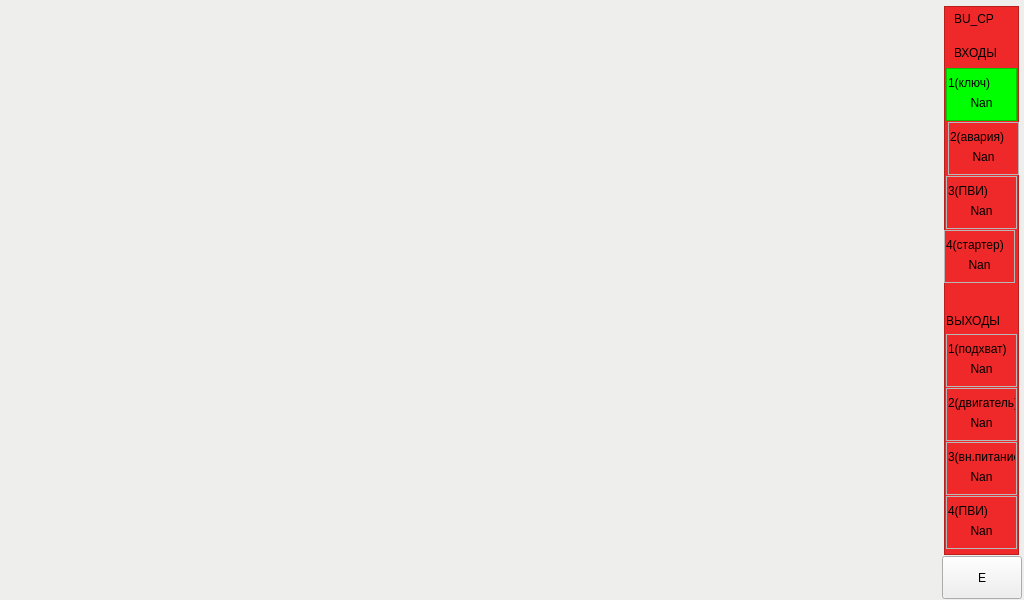
<?xml version="1.0" encoding="UTF-8"?>
<ui version="4.0">
 <class>ServiceBUConfigForm</class>
 <widget class="QWidget" name="ServiceBUConfigForm">
  <property name="geometry">
   <rect>
    <x>0</x>
    <y>0</y>
    <width>1024</width>
    <height>600</height>
   </rect>
  </property>
  <property name="windowTitle">
   <string>Form</string>
  </property>
  <widget class="QFrame" name="frame_background">
   <property name="geometry">
    <rect>
     <x>0</x>
     <y>0</y>
     <width>1024</width>
     <height>600</height>
    </rect>
   </property>
   <property name="styleSheet">
    <string notr="true">QFrame#frame_background
{
	background-color: rgb(238, 238, 236);
}</string>
   </property>
   <property name="frameShape">
    <enum>QFrame::NoFrame</enum>
   </property>
   <property name="frameShadow">
    <enum>QFrame::Plain</enum>
   </property>
   <widget class="QPushButton" name="pushButton_exit">
    <property name="geometry">
     <rect>
      <x>942</x>
      <y>556</y>
      <width>80</width>
      <height>43</height>
     </rect>
    </property>
    <property name="styleSheet">
     <string notr="true"/>
    </property>
    <property name="text">
     <string>E</string>
    </property>
   </widget>
   <widget class="QFrame" name="frame_buCP">
    <property name="geometry">
     <rect>
      <x>944</x>
      <y>6</y>
      <width>75</width>
      <height>549</height>
     </rect>
    </property>
    <property name="styleSheet">
     <string notr="true">QFrame#frame_buCP
{
  background-color: rgb(239, 41, 41);
}</string>
    </property>
    <property name="frameShape">
     <enum>QFrame::StyledPanel</enum>
    </property>
    <property name="frameShadow">
     <enum>QFrame::Raised</enum>
    </property>
    <widget class="QLabel" name="label_1">
     <property name="geometry">
      <rect>
       <x>10</x>
       <y>4</y>
       <width>53</width>
       <height>17</height>
      </rect>
     </property>
     <property name="text">
      <string>BU_CP</string>
     </property>
    </widget>
    <widget class="QLabel" name="label_2">
     <property name="geometry">
      <rect>
       <x>10</x>
       <y>38</y>
       <width>55</width>
       <height>17</height>
      </rect>
     </property>
     <property name="text">
      <string>ВХОДЫ</string>
     </property>
    </widget>
    <widget class="QFrame" name="frame_in1">
     <property name="geometry">
      <rect>
       <x>2</x>
       <y>62</y>
       <width>71</width>
       <height>53</height>
      </rect>
     </property>
     <property name="styleSheet">
      <string notr="true">QFrame#frame_in1
{
  background-color: rgb(0, 255, 0);
}</string>
     </property>
     <property name="frameShape">
      <enum>QFrame::StyledPanel</enum>
     </property>
     <property name="frameShadow">
      <enum>QFrame::Raised</enum>
     </property>
     <widget class="QLabel" name="label_in1_value">
      <property name="geometry">
       <rect>
        <x>6</x>
        <y>26</y>
        <width>59</width>
        <height>17</height>
       </rect>
      </property>
      <property name="text">
       <string>Nan</string>
      </property>
      <property name="alignment">
       <set>Qt::AlignCenter</set>
      </property>
     </widget>
     <widget class="QLabel" name="label_in1">
      <property name="geometry">
       <rect>
        <x>2</x>
        <y>6</y>
        <width>67</width>
        <height>17</height>
       </rect>
      </property>
      <property name="text">
       <string>1(ключ)</string>
      </property>
     </widget>
    </widget>
    <widget class="QFrame" name="frame_in2">
     <property name="geometry">
      <rect>
       <x>4</x>
       <y>116</y>
       <width>71</width>
       <height>53</height>
      </rect>
     </property>
     <property name="frameShape">
      <enum>QFrame::StyledPanel</enum>
     </property>
     <property name="frameShadow">
      <enum>QFrame::Raised</enum>
     </property>
     <widget class="QLabel" name="label_in2_value">
      <property name="geometry">
       <rect>
        <x>6</x>
        <y>26</y>
        <width>59</width>
        <height>17</height>
       </rect>
      </property>
      <property name="text">
       <string>Nan</string>
      </property>
      <property name="alignment">
       <set>Qt::AlignCenter</set>
      </property>
     </widget>
     <widget class="QLabel" name="label_in2">
      <property name="geometry">
       <rect>
        <x>2</x>
        <y>6</y>
        <width>67</width>
        <height>17</height>
       </rect>
      </property>
      <property name="text">
       <string>2(авария)</string>
      </property>
     </widget>
    </widget>
    <widget class="QFrame" name="frame_in3">
     <property name="geometry">
      <rect>
       <x>2</x>
       <y>170</y>
       <width>71</width>
       <height>53</height>
      </rect>
     </property>
     <property name="frameShape">
      <enum>QFrame::StyledPanel</enum>
     </property>
     <property name="frameShadow">
      <enum>QFrame::Raised</enum>
     </property>
     <widget class="QLabel" name="label_in3_value">
      <property name="geometry">
       <rect>
        <x>6</x>
        <y>26</y>
        <width>59</width>
        <height>17</height>
       </rect>
      </property>
      <property name="text">
       <string>Nan</string>
      </property>
      <property name="alignment">
       <set>Qt::AlignCenter</set>
      </property>
     </widget>
     <widget class="QLabel" name="label_in3">
      <property name="geometry">
       <rect>
        <x>2</x>
        <y>6</y>
        <width>67</width>
        <height>17</height>
       </rect>
      </property>
      <property name="text">
       <string>3(ПВИ)</string>
      </property>
     </widget>
    </widget>
    <widget class="QFrame" name="frame_in4">
     <property name="geometry">
      <rect>
       <x>0</x>
       <y>224</y>
       <width>71</width>
       <height>53</height>
      </rect>
     </property>
     <property name="frameShape">
      <enum>QFrame::StyledPanel</enum>
     </property>
     <property name="frameShadow">
      <enum>QFrame::Raised</enum>
     </property>
     <widget class="QLabel" name="label_in4_value">
      <property name="geometry">
       <rect>
        <x>6</x>
        <y>26</y>
        <width>59</width>
        <height>17</height>
       </rect>
      </property>
      <property name="text">
       <string>Nan</string>
      </property>
      <property name="alignment">
       <set>Qt::AlignCenter</set>
      </property>
     </widget>
     <widget class="QLabel" name="label_in4">
      <property name="geometry">
       <rect>
        <x>2</x>
        <y>6</y>
        <width>67</width>
        <height>17</height>
       </rect>
      </property>
      <property name="text">
       <string>4(стартер)</string>
      </property>
     </widget>
    </widget>
    <widget class="QLabel" name="label_3">
     <property name="geometry">
      <rect>
       <x>2</x>
       <y>306</y>
       <width>69</width>
       <height>17</height>
      </rect>
     </property>
     <property name="text">
      <string>ВЫХОДЫ</string>
     </property>
    </widget>
    <widget class="QFrame" name="frame_out1">
     <property name="geometry">
      <rect>
       <x>2</x>
       <y>328</y>
       <width>71</width>
       <height>53</height>
      </rect>
     </property>
     <property name="frameShape">
      <enum>QFrame::StyledPanel</enum>
     </property>
     <property name="frameShadow">
      <enum>QFrame::Raised</enum>
     </property>
     <widget class="QLabel" name="label_out1_value">
      <property name="geometry">
       <rect>
        <x>6</x>
        <y>26</y>
        <width>59</width>
        <height>17</height>
       </rect>
      </property>
      <property name="text">
       <string>Nan</string>
      </property>
      <property name="alignment">
       <set>Qt::AlignCenter</set>
      </property>
     </widget>
     <widget class="QLabel" name="label_out1">
      <property name="geometry">
       <rect>
        <x>2</x>
        <y>6</y>
        <width>67</width>
        <height>17</height>
       </rect>
      </property>
      <property name="text">
       <string>1(подхват)</string>
      </property>
     </widget>
    </widget>
    <widget class="QFrame" name="frame_out2">
     <property name="geometry">
      <rect>
       <x>2</x>
       <y>382</y>
       <width>71</width>
       <height>53</height>
      </rect>
     </property>
     <property name="frameShape">
      <enum>QFrame::StyledPanel</enum>
     </property>
     <property name="frameShadow">
      <enum>QFrame::Raised</enum>
     </property>
     <widget class="QLabel" name="label_out2_value">
      <property name="geometry">
       <rect>
        <x>6</x>
        <y>26</y>
        <width>59</width>
        <height>17</height>
       </rect>
      </property>
      <property name="text">
       <string>Nan</string>
      </property>
      <property name="alignment">
       <set>Qt::AlignCenter</set>
      </property>
     </widget>
     <widget class="QLabel" name="label_out2">
      <property name="geometry">
       <rect>
        <x>2</x>
        <y>6</y>
        <width>67</width>
        <height>17</height>
       </rect>
      </property>
      <property name="text">
       <string>2(двигатель)</string>
      </property>
     </widget>
    </widget>
    <widget class="QFrame" name="frame_out3">
     <property name="geometry">
      <rect>
       <x>2</x>
       <y>436</y>
       <width>71</width>
       <height>53</height>
      </rect>
     </property>
     <property name="frameShape">
      <enum>QFrame::StyledPanel</enum>
     </property>
     <property name="frameShadow">
      <enum>QFrame::Raised</enum>
     </property>
     <widget class="QLabel" name="label_out3_value">
      <property name="geometry">
       <rect>
        <x>6</x>
        <y>26</y>
        <width>59</width>
        <height>17</height>
       </rect>
      </property>
      <property name="text">
       <string>Nan</string>
      </property>
      <property name="alignment">
       <set>Qt::AlignCenter</set>
      </property>
     </widget>
     <widget class="QLabel" name="label_out3">
      <property name="geometry">
       <rect>
        <x>2</x>
        <y>6</y>
        <width>67</width>
        <height>17</height>
       </rect>
      </property>
      <property name="text">
       <string>3(вн.питание)</string>
      </property>
     </widget>
    </widget>
    <widget class="QFrame" name="frame_out4">
     <property name="geometry">
      <rect>
       <x>2</x>
       <y>490</y>
       <width>71</width>
       <height>53</height>
      </rect>
     </property>
     <property name="frameShape">
      <enum>QFrame::StyledPanel</enum>
     </property>
     <property name="frameShadow">
      <enum>QFrame::Raised</enum>
     </property>
     <widget class="QLabel" name="label_out4_value">
      <property name="geometry">
       <rect>
        <x>6</x>
        <y>26</y>
        <width>59</width>
        <height>17</height>
       </rect>
      </property>
      <property name="text">
       <string>Nan</string>
      </property>
      <property name="alignment">
       <set>Qt::AlignCenter</set>
      </property>
     </widget>
     <widget class="QLabel" name="label_out4">
      <property name="geometry">
       <rect>
        <x>2</x>
        <y>6</y>
        <width>67</width>
        <height>17</height>
       </rect>
      </property>
      <property name="text">
       <string>4(ПВИ)</string>
      </property>
     </widget>
    </widget>
   </widget>
  </widget>
 </widget>
 <resources/>
 <connections/>
</ui>
